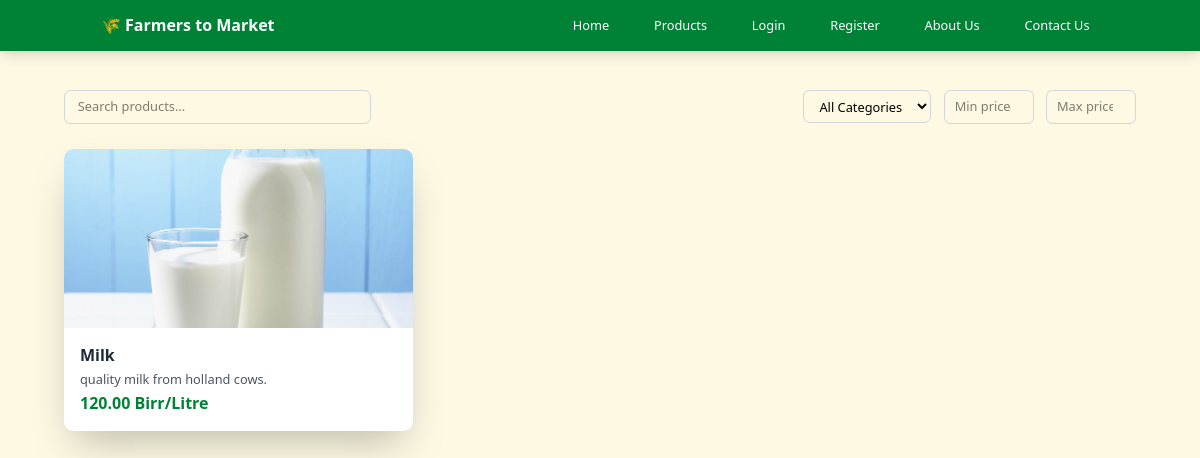
/market/products/, run on an earlier commit of the app's database.
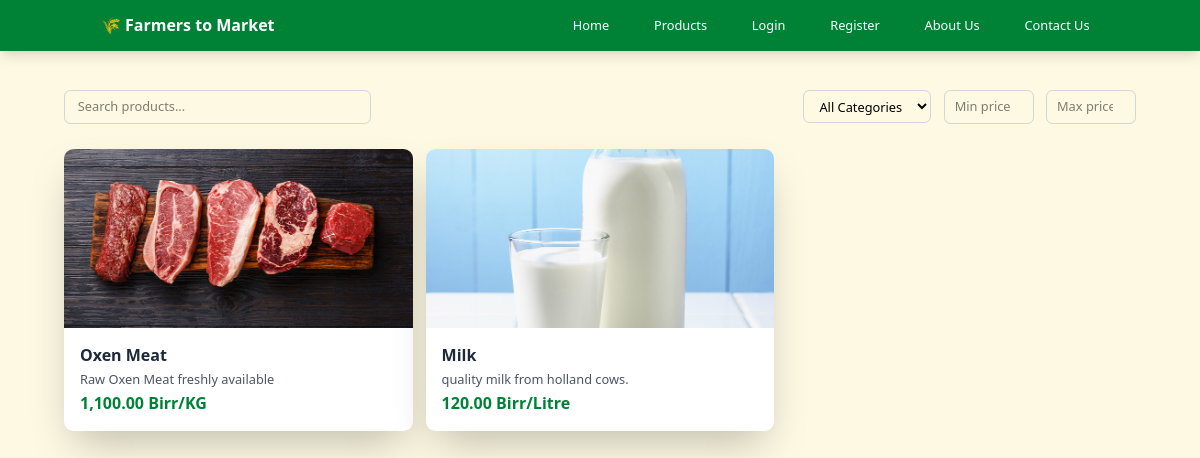
And on a later commit of the database.
### market/models.py (models this page shows, shortened)
class Product(models.Model):
    farmer = models.ForeignKey('users.Farmer', related_name='products', on_delete=models.CASCADE)
    name = models.CharField(max_length=255)
    category = models.ForeignKey('Category', null=True, on_delete=models.SET_NULL)
    description = models.TextField(max_length=2000, null=True, blank=True)
    image = models.ImageField(upload_to='images/products/')
    organic = models.BooleanField(default=False)
    delivery_available = models.BooleanField(default=False)
    quantity_unit = models.CharField(max_length=50, choices=[('Item','Item'), ('KG','KG'), ('Litre','Litre')], default='Item')
    price = models.DecimalField(max_digits=10, decimal_places=2, verbose_name='Price (Birr per unit)')
    stock = models.FloatField()
    active = models.BooleanField(default=True)
    date_listed = models.DateTimeField(auto_now_add=True)

### market/views.py (the view)
# urls.py: path('products/', product_list, name='product-list-page'),
def product_list(request):
    products = Product.objects.order_by('-id')
    categories = Category.objects.all()
    category = request.GET.get('category')
    price_min = request.GET.get('price_min')
    price_max = request.GET.get('price_max')
    search = request.GET.get('search')
    if search:
        products = products.filter(
            Q(name__icontains=search) |
            Q(description__icontains=search)
        )
    if category:
        products = products.filter(category=category)
    if price_min:
        products = products.filter(price__gte=price_min)
    if price_max:
        products = products.filter(price__lte=price_max)
    paginator = Paginator(products, 10)
    page_number = request.GET.get('page')
    products_page = paginator.get_page(page_number)
    querydict = request.GET.copy()
    querydict.pop('page', None)
    return render(
        request,
        'market/product-list.html',
        {
            'products': products_page,
            'categories': categories,
            'querystring': querydict.urlencode(),
        }
    )

### home/context_processors.py (called while the page is built)
def site_settings(request):
    return {
        'SITE_NAME': '🌾 Farmers to Market',
        'CONTACT_EMAIL': '',
        'SUPPORT_EMAIL': '',
        'SUPPORT_PHONE': '',
        'ADDRESS': '',
        }

### market/models.py (called while the page is built)
    def __str__(self):
        return self.name

### templates/market/product-list.html (shortened to what this page needs)
{% load humanize %}
<!DOCTYPE html>
<html lang="en">
<head>
    <link rel="stylesheet" href="/static/css/style.css">
    <link href="https://cdnjs.cloudflare.com/ajax/libs/font-awesome/6.4.0/css/all.min.css" rel="stylesheet">
</head>
<body class="min-h-screen bg-bg-primary">
    <header class="bg-gray-100 mb-4">
        {% include 'navbar.html' %}
    </header>
    <main class="max-w-8xl mx-auto lg:mx-16 px-4 py-8">
        <div class="mb-8 flex flex-col md:flex-row gap-4 items-center justify-between">
            <div class="w-full md:w-96 flex items-center gap-2">
                <input id="search" type="text" placeholder="Search products..." class="w-full px-4 py-2 border border-gray-300 rounded-lg focus:outline-none focus:ring-2 focus:ring-green-500">
            </div>
            <div class="flex flex-wrap gap-4 items-center">
                <select id="category" class="px-4 py-2 border border-gray-300 rounded-lg focus:outline-none focus:ring-2 focus:ring-green-500">
                    <option value="">All Categories</option>
                </select>
                <input type="number" id="price_min" min="0" placeholder="Min price" class="w-28 px-3 py-2 border border-gray-300 rounded-lg focus:outline-none focus:ring-2 focus:ring-green-500">
                <input type="number" id="price_max" min="0" placeholder="Max price" class="w-28 px-3 py-2 border border-gray-300 rounded-lg focus:outline-none focus:ring-2 focus:ring-green-500">
            </div>
        </div>
        <div class="grid grid-cols-1 sm:grid-cols-2 lg:grid-cols-3 xl:grid-cols-5 gap-4 items-stretch">
            {% for product in products %}
            <div class="bg-white rounded-xl shadow-2xl overflow-hidden hover:shadow-xl transition duration-300">
                <a href="{% url 'product-detail-page' product.id %}">
                    <div class="relative">
                        <img src="{{product.image.url}}" alt="Fresh Tomatoes" class="w-full h-56 object-cover">
                    </div>
                    <div class="p-5">
                        <h3 class="text-xl font-semibold text-gray-800 mb-1">{{product.name}}</h3>
                        <p class="text-gray-600 mb-1">{{product.description|truncatechars:50}}</p>
                        <div class="flex flex-col justify-between items-start gap-2 ">
                            <span class="text-xl font-bold text-green-700">{{product.price|intcomma}} Birr/{{product.quantity_unit}}</span>
                        </div>
                    </div>
                </a>
            </div>
            {% endfor %}
        </div>
    </main>
</body>
</html>

### templates/navbar.html (shortened to what this page needs)
<nav class="bg-green-700 shadow-lg">
    <div class="max-w-7xl mx-auto px-4">
        <div class="flex justify-between h-16">
            <div class="flex items-center">
                <a href="{% url 'landing-page' %}" class="text-white font-bold text-xl">{{SITE_NAME}}</a>
            </div>
            <div class="hidden md:flex justify-center items-center space-x-8">
                <a href="{% url 'home-page' %}"
                    class="text-white hover:text-green-200 px-3 py-2 rounded-md text-md font-medium transition duration-300">Home</a>
                <a href="{% url 'product-list-page' %}"
                    class="text-white hover:text-green-200 px-3 py-2 rounded-md text-md font-medium transition duration-300">Products</a>
                {% if not user.is_authenticated %}
                <a href="{% url 'login-choice-page' %}"
                    class="text-white hover:text-green-200 px-3 py-2 rounded-md text-md font-medium transition duration-300">Login</a>
                <a href="{% url 'register-page' %}"
                    class="text-white hover:text-green-200 px-3 py-2 rounded-md text-md font-medium transition duration-300">Register</a>
                {% endif %}
                <a href="{% url 'about-page' %}"
                    class="text-white hover:text-green-200 px-3 py-2 rounded-md text-md font-medium transition duration-300">About
                    Us</a>
                <a href="{% url 'contact-page' %}"
                    class="text-white hover:text-green-200 px-3 py-2 rounded-md text-md font-medium transition duration-300">Contact
                    Us</a>
            </div>
        </div>
    </div>
</nav>

What changed in the data, as far as the page shows it:
added Product: image (picture), name "Oxen Meat", description "Raw Oxen Meat freshly available", price "1,100.00", quantity_unit "KG"
